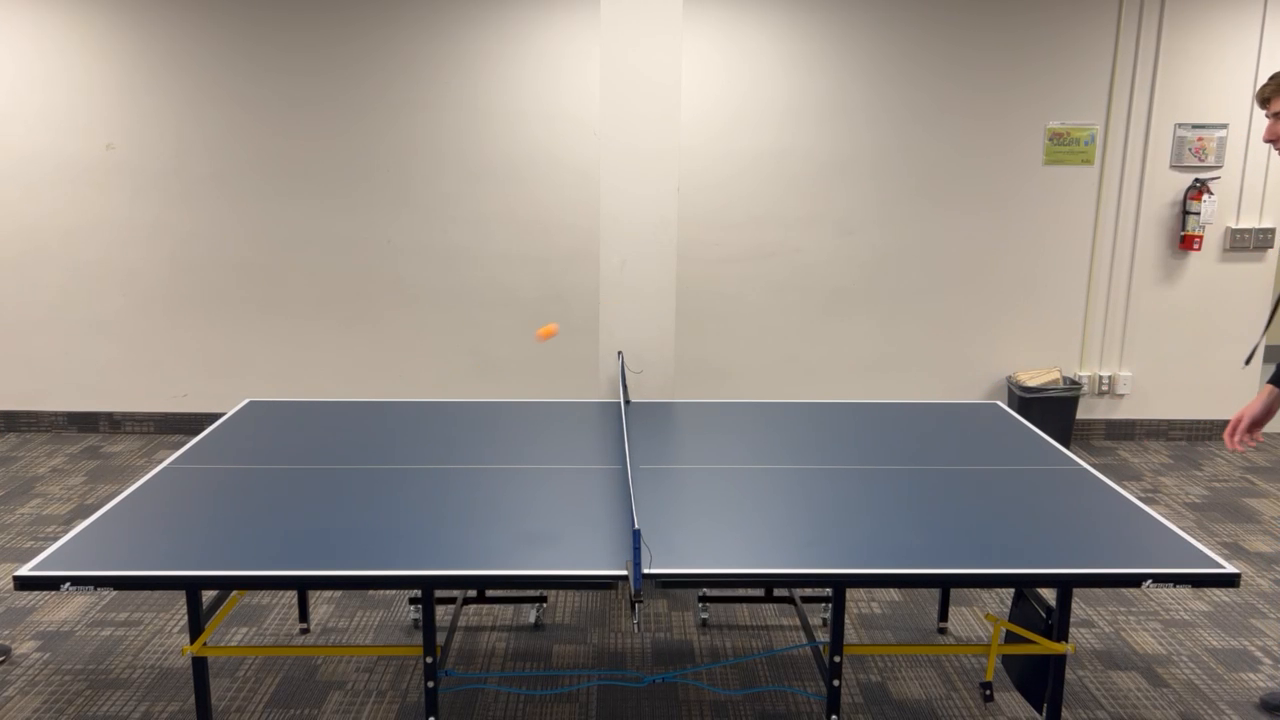
#> input picture frame 26 of calibrated1.mp4, 1280 x 720 px, given in place of downstairs1.mp4, which was not available
$ jupyter execute --allow-errors processing.ipynb
#> lines starting #> are read from the running program, lines starting #| are printed output that depends on the picture; pictures that were not available may be replaced by others from this repository, and a replacement may not be noted
### ball_tracking.py
import cv2
import numpy as np
from matplotlib import pyplot as plt
import math
from geometry_utils import trilaterate_2d_4points, multilateration_4pts, get_homography, get_ground_point_full
from bounce_detection import find_robust_peaks
from scipy.ndimage import median_filter, rotate, uniform_filter
from sktime.transformations.series.outlier_detection import HampelFilter

FEET_PER_METER = 3.28084
MM_PER_FT = 304.8

# [18 lines left out: functions simple_moving_average, smooth_by_distance, not called in this run]

class Tracker:
    def __init__(self, focal_length_px, image_size, table_points=None, confidence_threshold=0.7):
        self.confidence_threshold = confidence_threshold
        self.focal_length_px = focal_length_px
        self.table_points = table_points #Now a dictionary
        if not self.table_points is None:
            self.H = get_homography(self.dictionary_to_arranged_list(self.table_points))
        self.image_size = image_size
        self.prev_frame = None
        self.true_ball_diameter = 0.04 # this is in meters

        self.frame_index = 0
        self.recorded_sizes = []        # this really should be an object and not a bunch of lists
        self.recorded_distances = []    # but I tried refactoring it and got bored so oh well
        self.frame_numbers = []
        self.recorded_angles = []
        self.recorded_positions = []
        self.recorded_positions2d = []
        self.recorded_table_positions = []
        self.recorded_detections = []
        self.last_processed_frame = None

    # [9 lines left out: function set_distances, not called in this run]

    def set_table_points(self, table_points):
        self.table_points = table_points
        self.H = get_homography(self.dictionary_to_arranged_list(self.table_points))

    def calc_table_position(self, screen_position):
        return self.transform_point(self.H, screen_position[0], screen_position[1])

    # [23 lines left out: functions corner_calibration, write_data, not called in this run]


    def detect_best_ellipse(self, binary_img, write_image=None):
        '''outputs resulting_image, best_ellipse, best_score'''

        # Normalize input
        if binary_img.dtype != np.uint8:
            img = (binary_img > 0).astype(np.uint8) * 255
        else:
            img = binary_img.copy()

        contours, _ = cv2.findContours(img, cv2.RETR_EXTERNAL, cv2.CHAIN_APPROX_SIMPLE)

        best_score = -1
        best_ellipse = None

        for cont in contours:
            ellipse = self.safe_fit_ellipse(cont)
            if ellipse is None:
                continue

            area_score = self.ellipse_area_score(cont, ellipse)      # [0, 1]
            geom_score = self.ellipse_geometric_score(cont, ellipse) # ~[0, 1]

            final_score = 0.5 * area_score + 0.5 * geom_score

            if final_score > best_score:
                best_score = final_score
                best_ellipse = ellipse

        if not write_image is None:
            result = write_image

            if best_ellipse is not None:
                cv2.ellipse(result, best_ellipse, (0, 255, 0), 2)

            if best_score < self.confidence_threshold:
                cv2.ellipse(result, best_ellipse, (0, 0, 255), 2)

            return best_ellipse, best_score, result


        return best_ellipse, best_score


    def safe_fit_ellipse(self, cont):
        if len(cont) < 5:
            return None
        try:
            ellipse = cv2.fitEllipse(cont)
            (cx, cy), (ax1, ax2), angle = ellipse
            if (
                np.isnan(cx) or np.isnan(cy) or
                np.isnan(ax1) or np.isnan(ax2) or
                np.isnan(angle)
            ):
                return None
            return ellipse
        except cv2.error:
            return None


    def ellipse_area_score(self, cont, ellipse):
        (cx, cy), (ax1, ax2), angle = ellipse
        ellipse_area = np.pi * (ax1 / 2.0) * (ax2 / 2.0)
        contour_area = cv2.contourArea(cont)

        if contour_area <= 0 or ellipse_area <= 0:
            return 0.0

        if ax2 < 20:
            return 0.0  # the major axis should not be that small

        return min(contour_area, ellipse_area) / max(contour_area, ellipse_area)

    def ellipse_geometric_score(self, cont, ellipse):
        # Lower is better; convert to similarity score later
        (cx, cy), (ax1, ax2), angle = ellipse
        angle_rad = np.deg2rad(angle)

        R = np.array([
            [np.cos(angle_rad), -np.sin(angle_rad)],
            [np.sin(angle_rad),  np.cos(angle_rad)]
        ])

        errors = []
        for p in cont.reshape(-1, 2):
            v = p - np.array([cx, cy])
            v_rot = R.T @ v
            x, y = v_rot
            value = (x / (ax1 / 2))**2 + (y / (ax2 / 2))**2
            errors.append(abs(value - 1))

        avg_err = np.mean(errors)
        return 1.0 / (1.0 + avg_err)  # convert to similarity: high = good

    def preprocess(self, frame):
        if self.prev_frame is None:
            raise ("Cannot run preprocessing without a previous frame")

        lab_frame = cv2.cvtColor(frame, cv2.COLOR_BGR2Lab)
        lab_frame[:, :, 0] = 0.5

        prev_lab = cv2.cvtColor(self.prev_frame, cv2.COLOR_BGR2Lab)
        prev_lab[:, :, 0] = 0.5

        frame_diff = cv2.absdiff(lab_frame, prev_lab)
        frame_diff[:, :, 0] = 0

        distances = frame_diff[:, :, 0] ** 2 + frame_diff[:, :, 1] ** 2
        pixels = np.where(distances > 10)
        threshold_arr = np.zeros((frame_diff.shape[0], frame_diff.shape[1]), dtype=np.uint8)
        threshold_arr[pixels] = distances[pixels[0], pixels[1]]

        return threshold_arr

    def track(self, frame, calc_position=True):
        '''automatically updates previous frame (be careful with that), also updates sizes, distances, frame_numbers'''
        if self.prev_frame is None:
            self.prev_frame = frame
            return None, 0

        threshold_arr = self.preprocess(frame)

        detection, score = self.detect_best_ellipse(threshold_arr)

        if score > self.confidence_threshold:
            size = self.count_pixels(threshold_arr, detection)  # filter out unreasonable size values
            if size > 4 and size < 100:
                self.recorded_detections.append(detection)
                position = detection[0]
                self.recorded_positions2d.append((position[0], self.image_size[0] - position[1]))
                self.frame_numbers.append(self.frame_index)
                self.recorded_sizes.append(size)
                self.recorded_distances.append(self.calc_distance(size))
                self.recorded_angles.append(self.calc_angle(position))
                if not self.table_points is None:
                    self.recorded_table_positions.append(self.calc_table_position(position))
                if calc_position:
                    self.recorded_positions.append(self.calc_position(self.recorded_angles[-1][0], self.recorded_angles[-1][1], self.recorded_distances[-1]))
                    # self.recorded_positions.append(self.calc_position(self.recorded_distances[-1], position))
                self.last_processed_frame = threshold_arr

        self.prev_frame = frame
        self.frame_index += 1

        return detection, score

    def calc_distance(self, observed_size):
        '''returns distance to ball in feet'''
        distance_m = self.focal_length_px * 0.04 / observed_size
        return distance_m * FEET_PER_METER

    # [6 lines left out: function smooth_sizes, not called in this run]

    def crop_to_ellipse(self, image, ellipse, padding=2):
        center = (int(ellipse[0][1]), int(ellipse[0][0]))  # flip axes to align with indexing
        maj_ax = int(ellipse[1][1]) + padding
        cropped = image[center[0] - maj_ax // 2 : center[0] + maj_ax // 2, center[1] - maj_ax // 2 : center[1] + maj_ax // 2]
        rotated = rotate(cropped, ellipse[2])
        return rotated

    def count_pixels(self, image, ellipse):
        cropped_image = self.crop_to_ellipse(image, ellipse)
        normalized = cropped_image / np.max(cropped_image)
        density = np.sum(normalized, axis=0)
        num_pixels = np.sum(density > 1) # > 1 may need to be tuned
        return num_pixels

    # [7 lines left out: function calc_position_2d, not called in this run]

    def calc_angle(self, target):
        """
        Compute the horizontal and vertical angles between the camera forward axis
        and a pixel location within the image.

        Returns:
            (horizontal_angle, vertical_angle)
            in radians
        """

        # Offset of the pixel relative to optical center
        offset_x_px = target[0] - self.image_size[0] // 2
        offset_y_px = target[1] - self.image_size[1] // 2  # this will be off is the principle point is not perfectly centered

        # Convert pixel offsets to angular offsets using pinhole camera geometry
        horizontal_angle = math.atan(offset_x_px / self.focal_length_px)
        vertical_angle   = math.atan(offset_y_px / self.focal_length_px)

        return horizontal_angle, vertical_angle * -1 # yet unclear why the -1 is needed

    def dictionary_to_arranged_list(self, dict):
        # sorts points into correct order
        arranged = []

        order = ["TL", "TR", "BR", "BL"]

        for key in order:
            arranged.append(dict[key])

        return np.array(arranged)

    # [145 lines left out: functions transform_point, line_through_2points_3d, point_along_line_at_distance, calc_corners_pos, calc_position, ball_position_3d and 4 more, not called in this run]

    def calc_velo_simple(self, events):
        for bounce_index in events['bounce_indices']:
            prev_positions = [int(pos[0]) for pos in self.recorded_positions2d[bounce_index-6:bounce_index]]
            # print("bounce:", self.recorded_positions2d[bounce_index], prev_positions)
            # print("frames:", self.frame_numbers[bounce_index], self.frame_numbers[bounce_index-6:bounce_index])


    # [51 lines left out: function calc_velo, not called in this run]

### processing.ipynb
[cell 1]
import numpy as np
from PIL import Image
from ball_tracking import Tracker
import cv2
import json

[cell 2]
class Event:
    def __init__(self, type, pos):
        self.type = type
        self.pos = pos

[cell 3]
def corner_points_to_dict(corner_points):
    corner_points = np.array(corner_points)
    sorted_by_y = corner_points[np.argsort(corner_points[:, 1])]

    top = sorted_by_y[:2]
    bottom = sorted_by_y[2:]

    top_left, top_right = top[np.argsort(top[:, 0])]
    bottom_left, bottom_right = bottom[np.argsort(bottom[:, 0])]

    return {"TL": top_left, "TR": top_right, "BR": bottom_left, "BL": bottom_right}

# [47 lines left out: function process, not called in this run]

[cell 4]
cap = cv2.VideoCapture("downstairs1.mp4")
table_points=[[340, 450], [1400, 470], [1750, 750], [0, 700]]
ret, frame = cap.read()
#> frame is the input picture: shape (720, 1280, 3); mean B, G, R 133.5, 140.3, 147.7
print(frame.shape)
#| (720, 1280, 3)
tracker = Tracker(2000, image_size=frame.shape)
table_points = corner_points_to_dict(table_points)
tracker.set_table_points(table_points)
#> (the call stopped at in set_table_points, `self.H = get_homography(self.dictionary_to_arranged_list(self.table_po..`: geometry_utils is not available in this run)
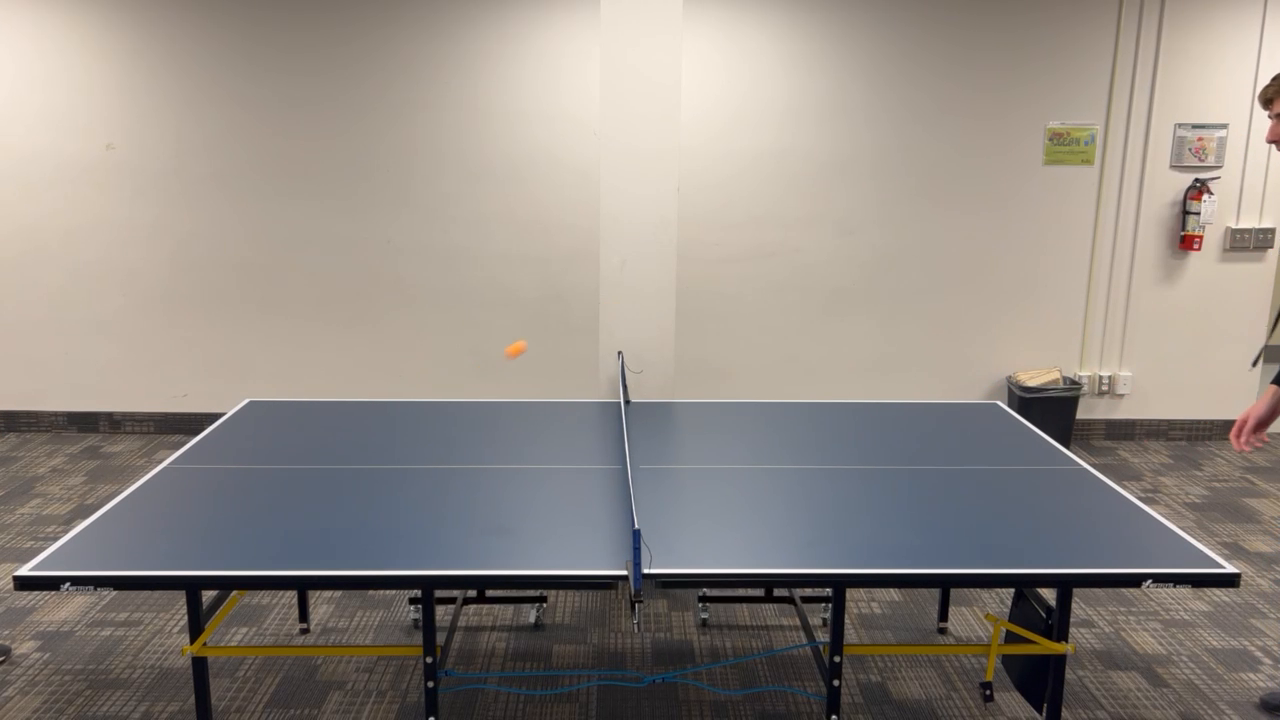
#> input picture frame 27 of calibrated1.mp4, 1280 x 720 px, given in place of downstairs1.mp4, which was not available
#> further down, current_frame is the input picture: shape (720, 1280, 3); mean B, G, R 133.6, 140.4, 147.8

[cell 5]
i = 0
#> (the rest of this cell did not finish here and is left out)

#> `detection, score = tracker.track(current_frame, calc_position=False)`: score = 0

cap.release()

events = tracker.detect_events()

table_positions_x = [pos[0] for pos in tracker.recorded_table_positions]
table_positions_y = [pos[1] for pos in tracker.recorded_table_positions]

[cell 6]
frame.shape
#> Out = (720, 1280, 3)

[cell 7]
from matplotlib import pyplot as plt
plt.scatter(tracker.frame_numbers,[pos[0] for pos in tracker.recorded_positions2d])
plt.scatter(tracker.frame_numbers,[pos[1] for pos in tracker.recorded_positions2d])
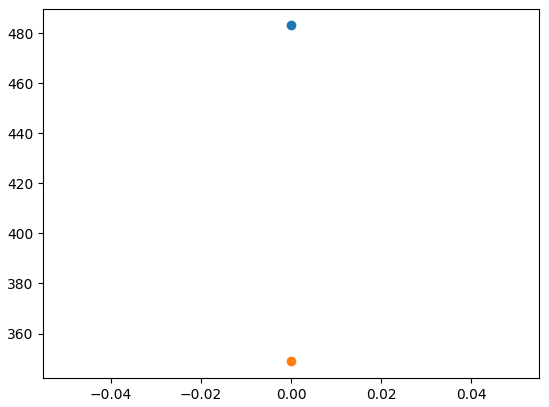
#> figure drawn by matplotlib, 1 panel

#> (a cell that did not finish here is left out)

[cell 9]
from matplotlib import pyplot as plt
#> (the rest of this cell did not finish here and is left out)

$ run again, starting later in the video
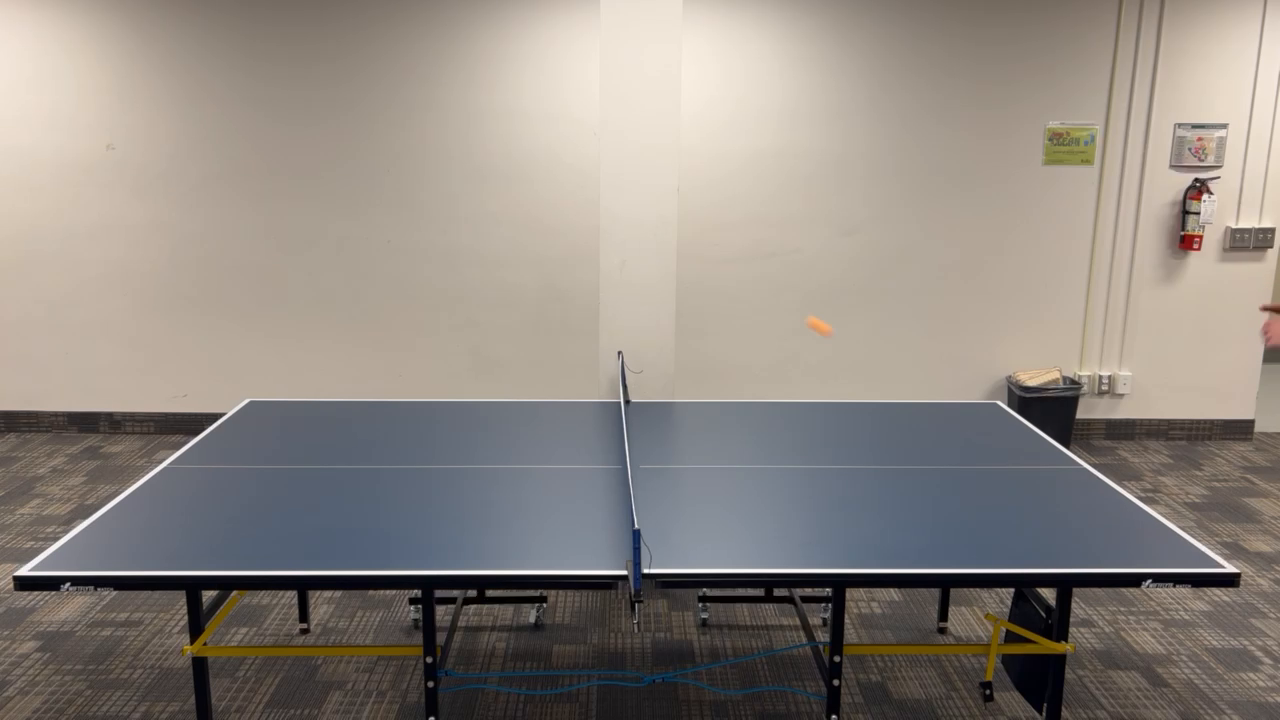
#> input picture frame 118 of calibrated1.mp4, 1280 x 720 px, given in place of downstairs1.mp4, which was not available
#> frame is the input picture: shape (720, 1280, 3); mean B, G, R 129.6, 136.4, 143.6
#| (720, 1280, 3)
#> score = 0
#> `[cell 7] from matplotlib import pyplot as plt plt.scatter(tracker.fram..`:
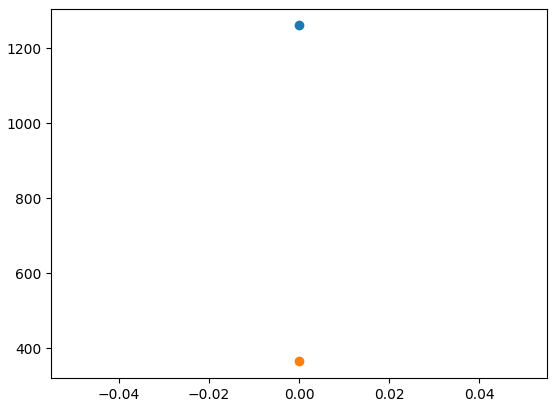
#> figure drawn by matplotlib, 1 panel

$ run again, starting later in the video
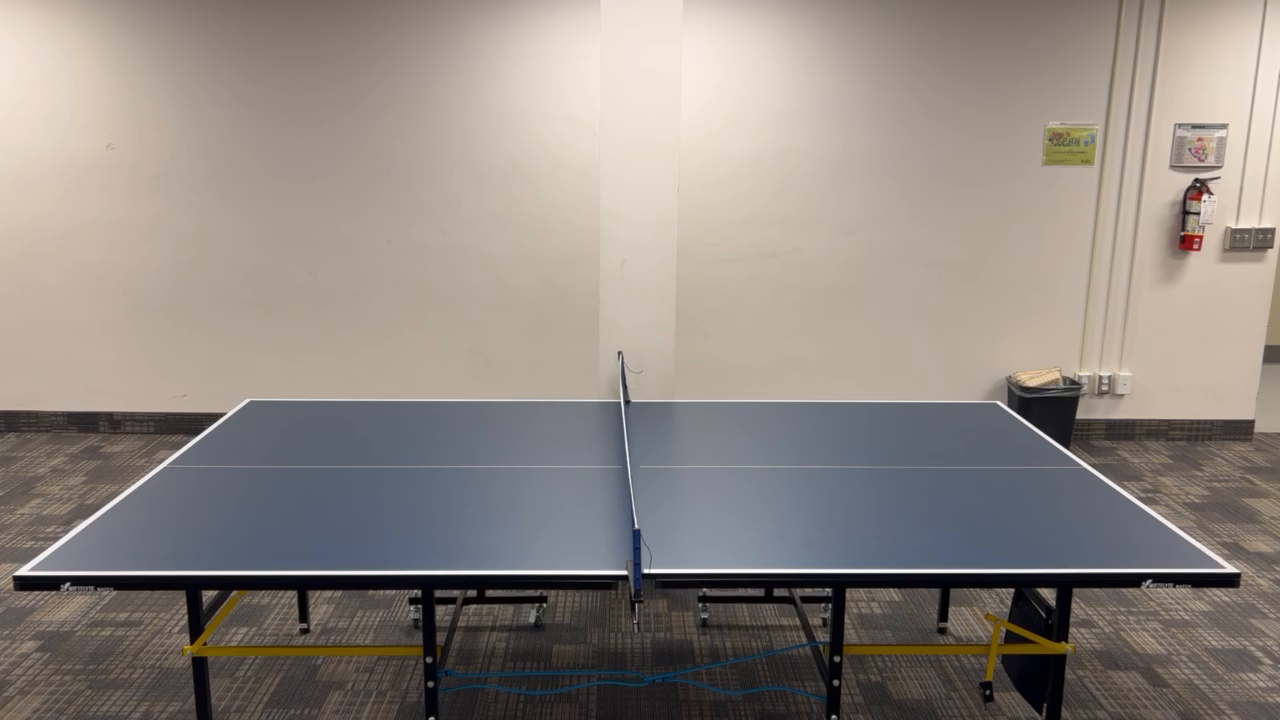
#> input picture frame 210 of calibrated1.mp4, 1280 x 720 px, given in place of downstairs1.mp4, which was not available
#> frame is the input picture: shape (720, 1280, 3); mean B, G, R 129.8, 136.4, 143.7
#| (720, 1280, 3)
#> score = 0
#> `[cell 7] from matplotlib import pyplot as plt plt.scatter(tracker.fram..`:
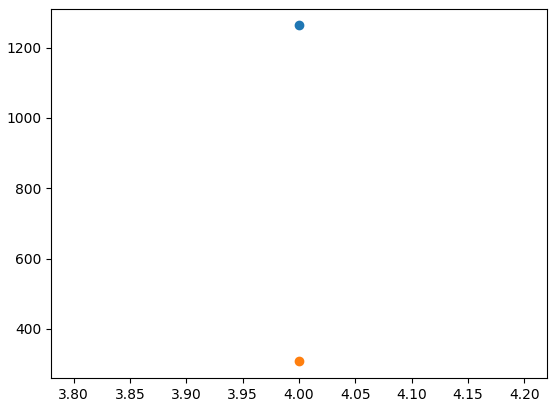
#> figure drawn by matplotlib, 1 panel
